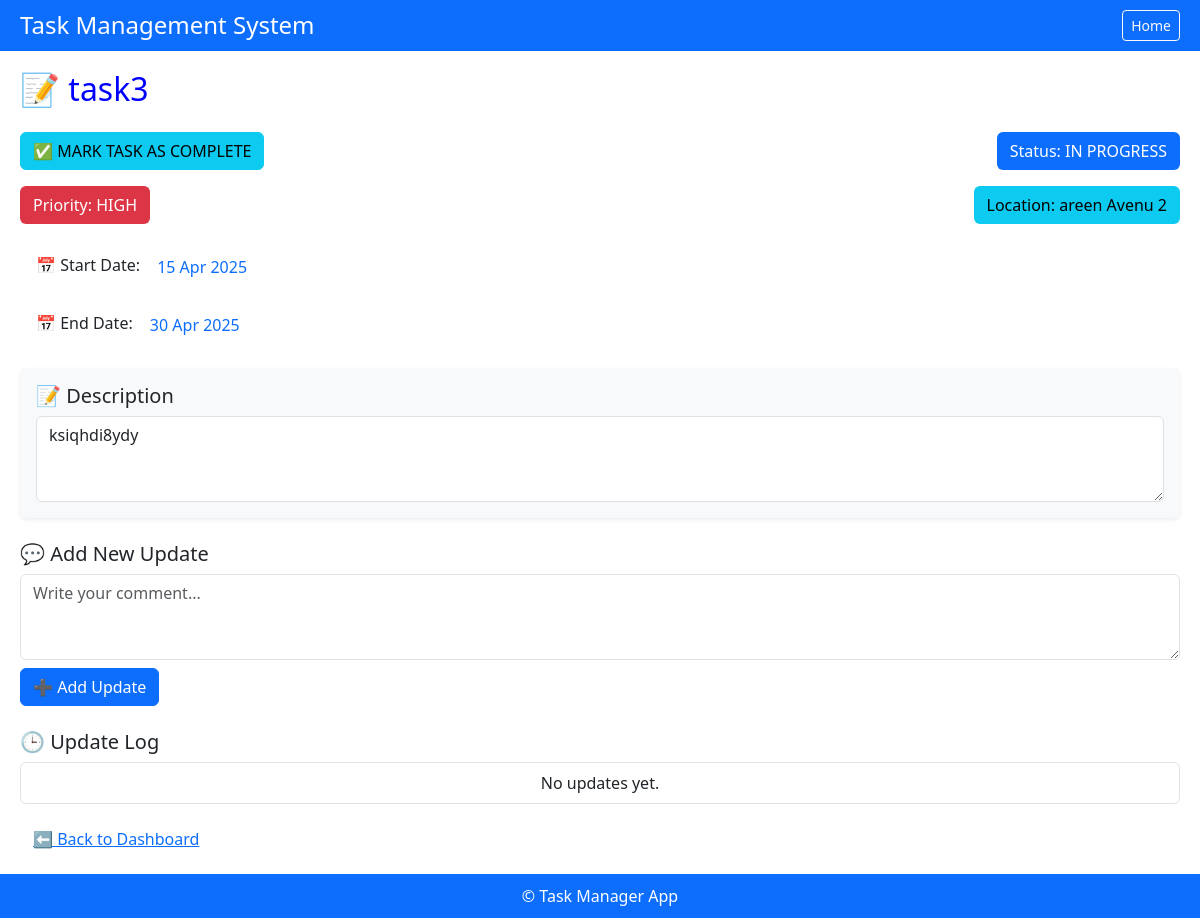
The page /task/3/ on the database its author committed.
### emp_app/models.py (models this page shows, shortened)
class Task(models.Model):
    PRIORITY_CHOICES = [
        ('low', 'Low'),
        ('medium', 'Medium'),
        ('high', 'High'),
    ]
    STATUS = [
        ('in progress', 'IN PROGRESS'),
        ('completed', 'COMPLETED'),
    ]
    task_name = models.CharField(max_length=255, null=True, blank=True)
    location = models.ForeignKey(Locations, on_delete=models.CASCADE, null=True, blank=True)
    description = models.TextField(null=True, blank=True)
    start_date = models.DateField(default=timezone.now)
    end_date = models.DateField(null=True, blank=True)
    status = models.CharField(max_length=20, choices=STATUS, default='in progress')
    created_at = models.DateField(default=timezone.now)
    priority = models.CharField(
        max_length=10, choices=PRIORITY_CHOICES, default='Medium')
    history = HistoricalRecords()

class Locations(models.Model):
    location_name = models.CharField(max_length=255)
    created_at = models.DateTimeField(auto_now_add=True, null=True, blank=True)
    updated_at = models.DateTimeField(auto_now_add=True, null=True, blank=True)
    history = HistoricalRecords()
    def __str__(self):
        return self.location_name

### emp_app/views.py (the view)
# urls.py: path('task/<int:pk>/', views.task_detail, name='task_detail'),
def task_detail(request, pk):
    task = Task.objects.get(pk=pk)
    locations = Locations.objects.all()
    latest_comment = Comment.objects.filter(task=task).order_by('-created_at').first()
    print("latest_comment", latest_comment)
    return render(request, 'task_detail.html', {'task': task, 'locations': locations,'latest_comment': latest_comment})

### emp_app/templates/task_detail.html (shortened to what this page needs)
{% extends 'base.html' %}
{% load static %}
{% block content %}
    <h2 class="card-title mb-4 "style="color: blue;">📝 {{ task.task_name }}</h2>
        <div class="d-flex justify-content-between align-items-center mb-3">
          <button class="btn btn-info" data-bs-toggle="modal" data-bs-target="#taskcompleteModal">
            ✅ MARK TASK AS COMPLETE
          </button>
          <button class="btn" style="margin-left: 10px;
            {% if task.status == 'pending' %}background-color: #ffc107; color: black;
            {% elif task.status == 'in progress' %}background-color: #0d6efd; color: white;
            {% elif task.status == 'completed' %}background-color: #198754; color: white;
            {% else %}background-color: #6c757d; color: white;{% endif %}" data-bs-toggle="modal"
            data-bs-target="">
            Status: {{ task.status|upper }}
          </button>
        </div>
       <div class="d-flex justify-content-between align-items-center mb-3" >
      <button class="btn" style="{% if task.priority == 'high' %}background-color: #dc3545; color: white;
          {% elif task.priority == 'medium' %}background-color: #ffc107; color: black;
          {% else %}background-color: #198754; color: white;{% endif %}" data-bs-toggle="modal"
          data-bs-target="#priorityModal">
          Priority: {{ task.priority|upper }}
        </button>
        <button class="btn" style="background-color: #0dcaf0; color: black;" data-bs-toggle="modal"
          data-bs-target="#locationModal">
           Location: {{ task.location }}
        </button>
      </div>
      <ul class="list-group list-group-flush mb-1">
        <li class="list-group-item">
          📅 Start Date:
          <button class="btn btn-link" style="text-decoration: none;">
            {{ task.start_date|date:'d M Y' }}
          </button>
        </li>
      </ul>
      <ul class="list-group list-group-flush mb-3" style="align-items:left;">
        <li class="list-group-item">
          📅 End Date:
          <button class="btn btn-link" data-bs-toggle="modal" data-bs-target="#endDateModal"
            data-end-date="{{ task.end_date|date:'Y-m-d' }}" style="text-decoration: none;">
            {{ task.end_date|date:'d M Y' }}
          </button>
        </li>
      </ul>
      <div class="bg-light p-3 rounded shadow-sm mb-4" data-bs-toggle="modal" data-bs-target="#descriptionModal"
        style="cursor: pointer;">
        <h5 class="mb-2">📝 Description</h5>
        <textarea class="form-control" rows="3" readonly>{{ task.description|striptags  }}</textarea>
      </div>
      <div class="mb-4">
        <h5>💬 Add New Update</h5>
        <form method="POST" action="{% url 'add_comment' task.id %}">
          <textarea name="comment_text" class="form-control mb-2" rows="3" placeholder="Write your comment..."
            required></textarea>
          <button type="submit" class="btn btn-primary">➕ Add Update</button>
        </form>
      </div>
      <h5 class="mt-4">🕒 Update Log</h5>
      <ul class="list-group">
        {% if latest_comment %}
        <li class="list-group-item">
          <div class="fw-semibold mb-1">{{ latest_comment.comment_text }}</div>
          <div class="d-flex justify-content-between text-muted small mt-4">
            <span>🗓 {{ latest_comment.created_at|date:"d M Y, H:i" }}</span>
            <span>👤 {{ latest_comment.comment_by.name }}</span>
          </div>
        </li>
        {% else %}
        <li class="list-group-item text-center">No updates yet.</li>
        {% endif %}
      </ul>
      <a href="{% url 'dashboard' %}" class="btn btn-link mt-3">⬅ Back to Dashboard</a>
    </div>
{% endblock %}

### emp_app/templates/base.html (style rules this page uses)
body { min-height: 100vh; display: flex; flex-direction: column; margin: 0; padding: 0; }

### rows shown on the page
Task: task_name "task3", status "IN PROGRESS", priority "HIGH", location "areen Avenu 2", start_date "15 Apr 2025", end_date "30 Apr 2025", description "ksiqhdi8ydy"
